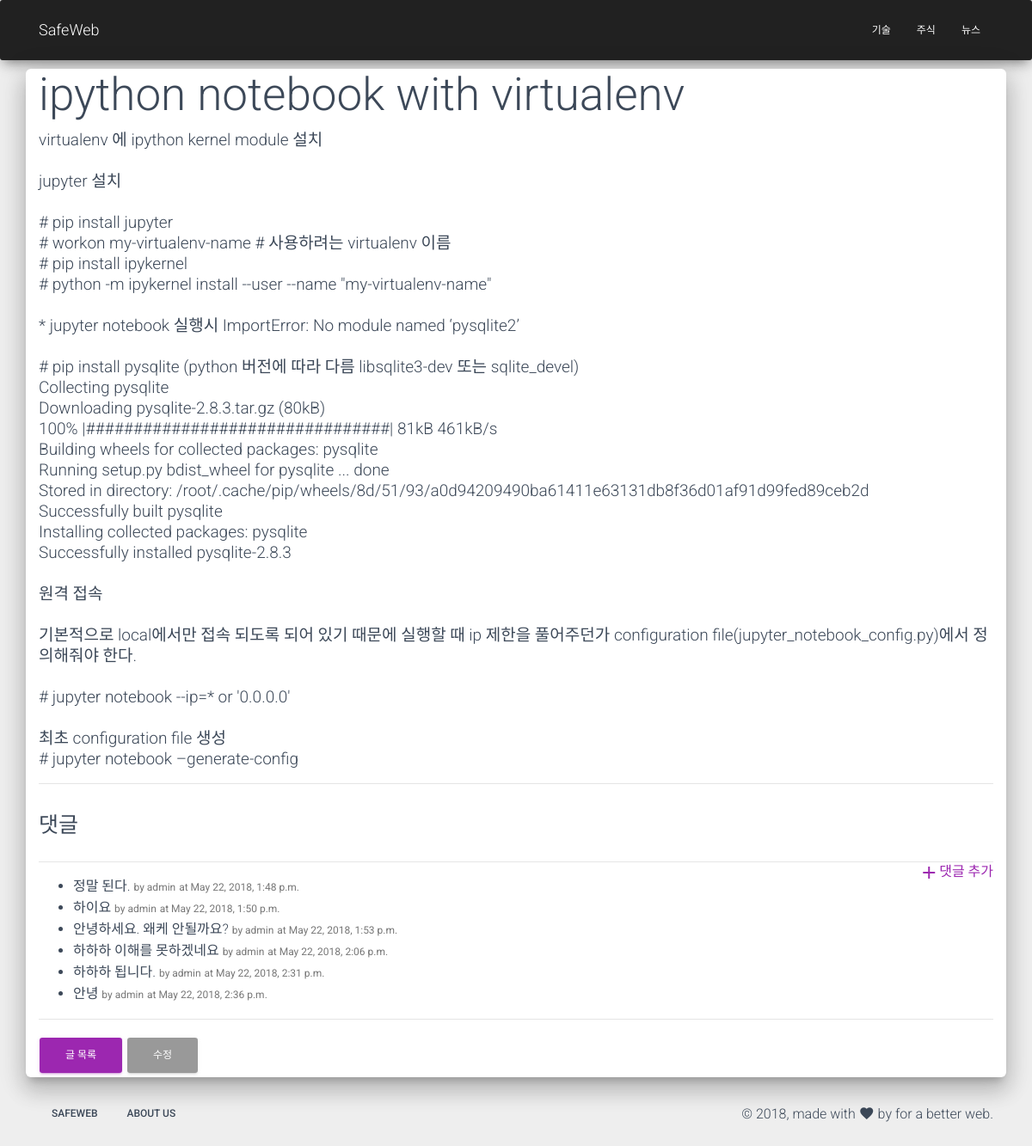
The app's page /blog/post/ipython-notebook-virtualenv/1/ with its own data.
### blog/models.py (models this page shows, shortened)
class Post(models.Model):
    category = models.ForeignKey(Category, on_delete=models.SET_NULL, null=True, related_name='posts')
    author = models.ForeignKey(settings.AUTH_USER_MODEL, on_delete=models.SET_NULL, null=True)
    title = models.CharField(max_length=100)
    content = models.TextField(validators=[min_length_3_validator])
    Tags = models.ManyToManyField('Tag', blank=True)
    slug = models.SlugField(max_length=200, db_index=True, unique=True, allow_unicode=True)
    Comments = models.PositiveSmallIntegerField(default=0, null=True)
    created = models.DateTimeField(auto_now_add=True)
    updated = models.DateTimeField(auto_now=True)
    published = models.DateTimeField(blank=True, null=True)
    image = models.ImageField(default='default.png', upload_to='post/%Y/%m/%d', blank=True)
    ip = models.GenericIPAddressField(null=True)
    class Meta:
        ordering = ['-created']
        index_together = (('id', 'slug'),)

class Comment(models.Model):
    post = models.ForeignKey('post', on_delete=models.CASCADE, null=False)
    author = models.ForeignKey(settings.AUTH_USER_MODEL, on_delete=models.SET_NULL, null=True)
    message = models.TextField(max_length=2000, null=False)
    created = models.DateTimeField(auto_now_add=True)
    updated = models.DateTimeField(auto_now=True)
    is_public = models.BooleanField(default=False)
    ip = models.GenericIPAddressField(null=True)

### blog/views.py (the view, shortened to what this page needs)
# urls.py: path('post/<slug>/<int:id>/', views.post_detail, name='post_detail'),
def post_detail(request, slug, id):
    post = get_object_or_404(Post, slug=slug, id=id)
    return render(request, 'blog/post_detail.html', {'post': post})

### blog/templates/blog/post_detail.html (shortened to what this page needs)
{% extends 'blog/post_base.html' %}
{% load staticfiles %}
{% block post %}
<div class="col-12">
    <div class="post">
        <h1>{{ post.title }}</h1>
        <p>{{ post.content |linebreaksbr }}</p>
    </div>
    <hr>
    <div class="title">
        <h3>댓글</h3>
    </div>
    <a href="{% url 'blog:comment_create' post.slug post.id %}" class="pull-right">
        <i class="material-icons">add</i>댓글 추가
    </a>
    <hr />
    <ul>
        {% for comment in post.comment_set.all %}
        <li>
            {{ comment.message }}
            <small>by {{ comment.author }}</small>
            <small>at {{ comment.created }}</small>
        </li>
    {% endfor %}
    </ul>
    <hr>
    <a href="{% url "blog:post_list" %}" class='btn btn-primary'>글 목록</a>
    <a href="{% url "blog:post_edit"  post.slug post.id %}" class='btn btn-default'>수정</a>
</div>
{% endblock post%}

### blog/templates/blog/post_detail.html (style rules this page uses)
p { font-size: 19px; }

### records on screen
Post: title "ipython notebook with virtualenv", content "virtualenv 에 ipython kernel module 설치 jupyter 설치 # pip install jupyter # workon my-virtualenv-name # 사용하려는 virtualenv 이름 # pip install ipykernel # python -m ipykernel install --user --name \"my-virtualenv-name\" * jupyter notebook 실행시 ImportError: No module named ‘pysqlite2’ # pip install pysqlite (python 버전에 따라 다름 libsqlite3-dev 또는 sqlite_devel) Collecting pysqlite Downloading pysqlite-2.8.3.tar.gz (80kB) 100% |################################| 81kB 461kB/s Building wheels for collected packages: pysqlite Running setup.py bdist_wheel for pysqlite ... done Stored in directory: /root/.cache/pip/wheels/8d/51/93/a0d94209490ba61411e63131db8f36d01af91d99fed89ceb2d Successfully built pysqlite…"
Comment: message "정말 된다.", author "admin", created "May 22, 2018, 1:48 p.m."
Comment: message "하이요", author "admin", created "May 22, 2018, 1:50 p.m."
Comment: message "안녕하세요. 왜케 안될까요?", author "admin", created "May 22, 2018, 1:53 p.m."
Comment: message "하하하 이해를 못하겠네요", author "admin", created "May 22, 2018, 2:06 p.m."
Comment: message "하하하 됩니다.", author "admin", created "May 22, 2018, 2:31 p.m."
Comment: message "안녕", author "admin", created "May 22, 2018, 2:36 p.m."
